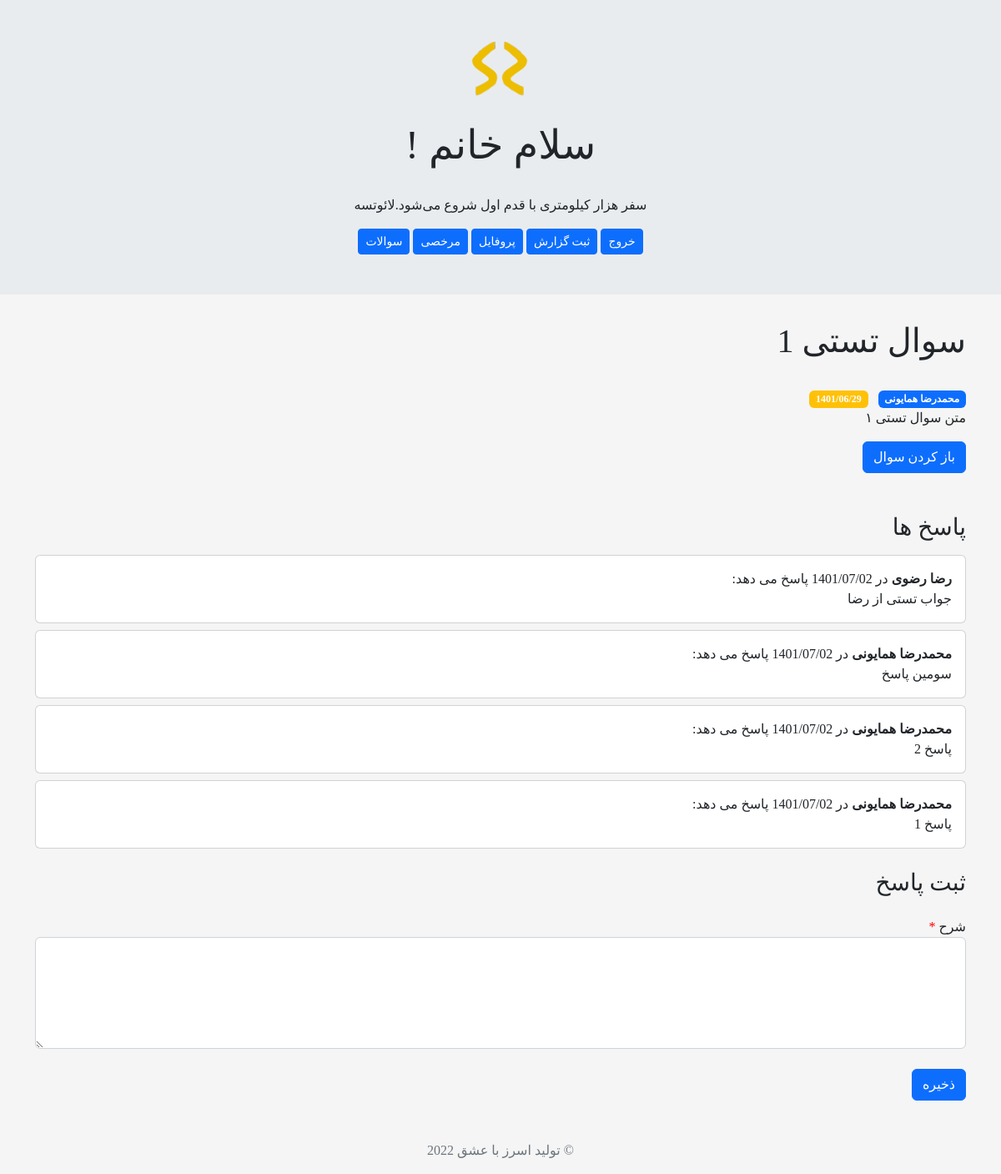
The page /question.php?id=2 on the database its author committed.
### tables this page shows
CREATE TABLE `question` (
  `id` int(10) NOT NULL,
  `title` varchar(500) NOT NULL,
  `body` longtext NOT NULL,
  `user_id` int(10) NOT NULL,
  `category` varchar(50) NOT NULL,
  `Priority` int(3) NOT NULL,
  `file_name` varchar(200) DEFAULT NULL,
  `status` int(2) NOT NULL DEFAULT 0,
  `date` int(10) NOT NULL
);

CREATE TABLE `user` (
  `id` int(20) NOT NULL,
  `username` varchar(156) NOT NULL,
  `password` varchar(156) NOT NULL,
  `first_name` varchar(256) NOT NULL,
  `last_name` varchar(256) NOT NULL,
  `gender` int(1) NOT NULL COMMENT '0=man;1=woman\r\n',
  `admin` int(2) DEFAULT 0 COMMENT '1=isadmin\r\n0=isnotadmin'
);

CREATE TABLE `answer` (
  `id` int(10) NOT NULL,
  `question_id` int(10) NOT NULL,
  `user_id` int(10) NOT NULL,
  `body` longtext NOT NULL,
  `date` int(10) NOT NULL
);

### question.php (the view, shortened to what this page needs)
<?php
require "load.php";
$question_id = $_GET["id"];
$question = get_question_by_question_id($question_id);
require "header.php";
$QUser = get_user_by_id($question["user_id"]);
$answers = get_answers($question_id);
?>
<!doctype html>
<html lang="fa_IR" dir="rtl">
<head>
</head>
<body>
<main class="container">
    <h1 class="mt-2 w-100"><?= $question["title"] ?> </h1>
    <br>
    <span class="badge bg-primary">  <?= $QUser["first_name"] . " " . $QUser["last_name"] ?> </span>
    <span class="badge bg-warning ms-2"><?= return_date_to_jalali($question["date"]) ?></span>
    <br>
    <p> <?= $question["body"] ?> </p>
    <a href="question.php?id=5&status=pending" class="btn btn-primary">باز کردن سوال</a>
    <h2 class="h3 mt-5 mb-3 fw-normal">پاسخ ها</h2>
    <?php if (isset($answers) && count($answers) === 0) { ?>
        <div>
            پاسخی برای این سوال وجود ندارد
        </div>
    <?php } else {
        foreach ($answers as $answer) {
            ?>
            <div class="card mb-2">
                <div class="card-body d-flex align-items-center">
                    <div class="w-100">
                        <b> <?php
                            $AUser = get_user_by_id($answer["user_id"]);
                            echo $AUser["first_name"] . " " . $AUser["last_name"]
                            ?> </b>
                        در <?= return_date_to_jalali($answer["date"]) ?> پاسخ می دهد:
                        <p style="margin-bottom: 0;"> <?= $answer["body"] ?> </p>
                    </div>
                </div>
            </div>
        <?php }
    } ?>
    <form action="" method="POST" enctype="multipart/form-data" onsubmit="return send(this);">
        <h1 class="h3 mt-4 mb-1 fw-normal">ثبت پاسخ</h1>
        <div class="form-group mt-4">
            <label for="descriptionInput">شرح <font color="red">*</font></label>
            <textarea name="description" rows="5" class="form-control" id="descriptionInput" required=""></textarea>
        </div>
        <button name="submit" type="submit" class="btn btn-primary mt-4">ذخیره</button>
    </form>
    <footer>
        <p class="mt-5 mb-3 text-muted text-center">&copy; تولید اسرز با عشق 2022</p>
    </footer>
</main>
</body>
</html>

### header.php (style rules this page uses)
* { box-sizing: border-box; }
body { font-family: "Vazirmatn"; background-color: #f5f5f5; }

### rows shown on the page
question: title "سوال تستی 1", date "1401/06/29", body "متن سوال تستی ۱"
user: first_name "محمدرضا", last_name "همایونی"
answer: user.first_name "رضا", user.last_name "رضوی", date "1401/07/02", body "جواب تستی از رضا"
answer: user.first_name "محمدرضا", user.last_name "همایونی", body "سومین پاسخ"
answer: user.first_name "محمدرضا", user.last_name "همایونی", body "پاسخ 2"
answer: user.first_name "محمدرضا", user.last_name "همایونی", body "پاسخ 1"
